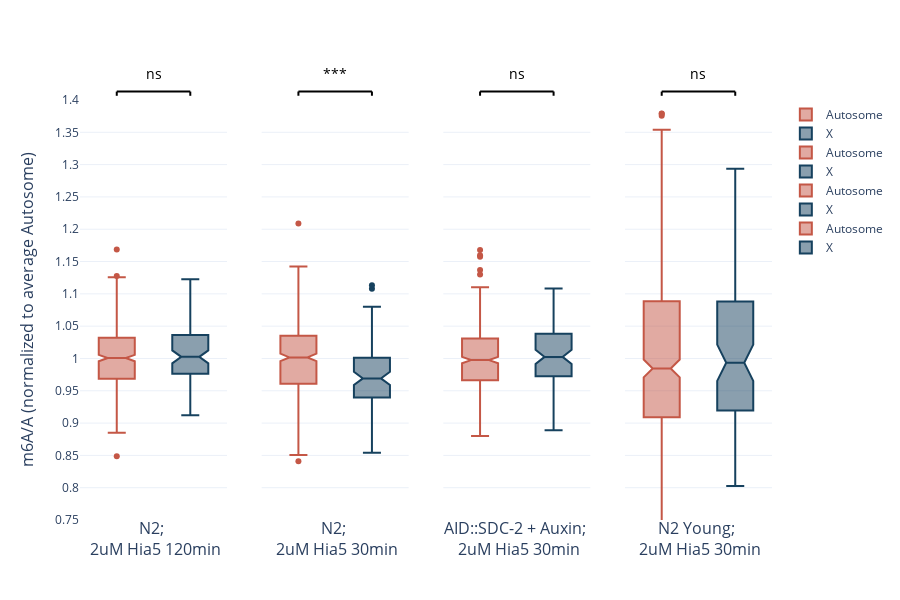

Notebook code cell kept with this figure:
### Code cell
# Plot the boxplot
marker_colors =["#c45746","#16415e"]

tube4_df = combined_regions.loc[combined_regions['condition']=="N2; 2uM Hia5 120min"]
tubeD_df = combined_regions.loc[combined_regions['condition']=="N2; 2uM Hia5 30min"]
tubeH_df = combined_regions.loc[combined_regions['condition']=="AID::SDC-2 + Auxin; 2uM Hia5 30min"]
tubeT_df = combined_regions.loc[combined_regions['condition']=="N2 Young; 2uM Hia5 30min"]


#fig=go.Figure()
# Source for subplot schema: https://stackoverflow.com/questions/55698429/different-box-plot-series-traces-within-plotly-subplots
# Tube 4
chr_type = "Autosome"
df_plot=tube4_df.loc[tube4_df['chr_type']==chr_type]
trace0 = go.Box(x=df_plot['condition']+" ", y=df_plot['norm_m6A_frac'],
                     notched=True,
                     name=chr_type, marker_color =marker_colors[0])

chr_type = "X"
df_plot=tube4_df.loc[tube4_df['chr_type']==chr_type]
trace1 = go.Box(x=df_plot['condition'], y=df_plot['norm_m6A_frac'],
                     notched=True,
                     name=chr_type, marker_color =marker_colors[1])

# Tube D
chr_type = "Autosome"
df_plot=tubeD_df.loc[tubeD_df['chr_type']==chr_type]
trace2 = go.Box(x=df_plot['condition']+" ", y=df_plot['norm_m6A_frac'],
                     notched=True,
                     name=chr_type, marker_color =marker_colors[0])

chr_type = "X"
df_plot=tubeD_df.loc[tubeD_df['chr_type']==chr_type]
trace3 = go.Box(x=df_plot['condition'], y=df_plot['norm_m6A_frac'],
                     notched=True,
                     name=chr_type, marker_color =marker_colors[1])

# Tube H
chr_type = "Autosome"
df_plot=tubeH_df.loc[tubeH_df['chr_type']==chr_type]
trace4 = go.Box(x=df_plot['condition']+" ", y=df_plot['norm_m6A_frac'],
                     notched=True,
                     name=chr_type, marker_color =marker_colors[0])

chr_type = "X"
df_plot=tubeH_df.loc[tubeH_df['chr_type']==chr_type]
trace5 = go.Box(x=df_plot['condition'], y=df_plot['norm_m6A_frac'],
                     notched=True,
                     name=chr_type, marker_color =marker_colors[1])

# Tube T
chr_type = "Autosome"
df_plot=tubeT_df.loc[tubeT_df['chr_type']==chr_type]
trace6 = go.Box(x=df_plot['condition']+" ", y=df_plot['norm_m6A_frac'],
                     notched=True,
                     name=chr_type, marker_color =marker_colors[0])

chr_type = "X"
df_plot=tubeT_df.loc[tubeT_df['chr_type']==chr_type]
trace7 = go.Box(x=df_plot['condition'], y=df_plot['norm_m6A_frac'],
                     notched=True,
                     name=chr_type, marker_color =marker_colors[1])

fig = make_subplots(rows=1, cols=4,
                    y_title = "m6A/A (normalized to average Autosome)",
                    shared_yaxes=True,
                    subplot_titles=("N2; <br> 2uM Hia5 120min", 
                                    "N2; <br> 2uM Hia5 30min", 
                                    "AID::SDC-2 + Auxin; <br> 2uM Hia5 30min",
                                    "N2 Young; <br> 2uM Hia5 30min"))
fig.append_trace(trace0, row = 1, col = 1)
fig.append_trace(trace1, row = 1, col = 1)
fig.append_trace(trace2, row = 1, col = 2)
fig.append_trace(trace3, row = 1, col = 2)
fig.append_trace(trace4, row = 1, col = 3)
fig.append_trace(trace5, row = 1, col = 3)
fig.append_trace(trace6, row = 1, col = 4)
fig.append_trace(trace7, row = 1, col = 4)
fig = add_p_value_annotation(fig, [[0,1]],0)
fig = add_p_value_annotation(fig, [[0,1]],2)
fig = add_p_value_annotation(fig, [[0,1]],3)
fig = add_p_value_annotation(fig, [[0,1]],4)
fig.update_yaxes(dtick=0.05)
fig.layout.annotations[0].update(y=-0.1)
fig.layout.annotations[1].update(y=-0.1)
fig.layout.annotations[2].update(y=-0.1)
fig.layout.annotations[3].update(y=-0.1)
fig['layout'].update(height = 600)
fig.update_layout(template="plotly_white")
fig.update_xaxes(showticklabels=False)
fig.update_yaxes(range=[0.75, 1.4])
    
#fig.update_layout(boxmode='group', xaxis_tickangle=0)
fig.show()

### Figure 1 — Plotly figure (JSON) as saved in the notebook; plotly's stock layout.template omitted (floating-point values rounded to 4 significant figures; data arrays with more than 128 entries replaced by an {"elided": "..."} marker saying what was removed)
{"data": [{"marker": {"color": "#c45746"}, "name": "Autosome", "notched": true, "type": "box", "x": {"elided": "415 str values"}, "xaxis": "x", "y": {"elided": "415 float values"}, "yaxis": "y"}, {"marker": {"color": "#16415e"}, "name": "X", "notched": true, "type": "box", "x": ["N2; 2uM Hia5 120min", "N2; 2uM Hia5 120min", "N2; 2uM Hia5 120min", "N2; 2uM Hia5 120min", "N2; 2uM Hia5 120min", "N2; 2uM Hia5 120min", "N2; 2uM Hia5 120min", "N2; 2uM Hia5 120min", "N2; 2uM Hia5 120min", "N2; 2uM Hia5 120min", "N2; 2uM Hia5 120min", "N2; 2uM Hia5 120min", "N2; 2uM Hia5 120min", "N2; 2uM Hia5 120min", "N2; 2uM Hia5 120min", "N2; 2uM Hia5 120min", "N2; 2uM Hia5 120min", "N2; 2uM Hia5 120min", "N2; 2uM Hia5 120min", "N2; 2uM Hia5 120min", "N2; 2uM Hia5 120min", "N2; 2uM Hia5 120min", "N2; 2uM Hia5 120min", "N2; 2uM Hia5 120min", "N2; 2uM Hia5 120min", "N2; 2uM Hia5 120min", "N2; 2uM Hia5 120min", "N2; 2uM Hia5 120min", "N2; 2uM Hia5 120min", "N2; 2uM Hia5 120min", "N2; 2uM Hia5 120min", "N2; 2uM Hia5 120min", "N2; 2uM Hia5 120min", "N2; 2uM Hia5 120min", "N2; 2uM Hia5 120min", "N2; 2uM Hia5 120min", "N2; 2uM Hia5 120min", "N2; 2uM Hia5 120min", "N2; 2uM Hia5 120min", "N2; 2uM Hia5 120min", "N2; 2uM Hia5 120min", "N2; 2uM Hia5 120min", "N2; 2uM Hia5 120min", "N2; 2uM Hia5 120min", "N2; 2uM Hia5 120min", "N2; 2uM Hia5 120min", "N2; 2uM Hia5 120min", "N2; 2uM Hia5 120min", "N2; 2uM Hia5 120min", "N2; 2uM Hia5 120min", "N2; 2uM Hia5 120min", "N2; 2uM Hia5 120min", "N2; 2uM Hia5 120min", "N2; 2uM Hia5 120min", "N2; 2uM Hia5 120min", "N2; 2uM Hia5 120min", "N2; 2uM Hia5 120min", "N2; 2uM Hia5 120min", "N2; 2uM Hia5 120min", "N2; 2uM Hia5 120min", "N2; 2uM Hia5 120min", "N2; 2uM Hia5 120min", "N2; 2uM Hia5 120min", "N2; 2uM Hia5 120min", "N2; 2uM Hia5 120min", "N2; 2uM Hia5 120min", "N2; 2uM Hia5 120min", "N2; 2uM Hia5 120min", "N2; 2uM Hia5 120min", "N2; 2uM Hia5 120min", "N2; 2uM Hia5 120min", "N2; 2uM Hia5 120min", "N2; 2uM Hia5 120min", "N2; 2uM Hia5 120min", "N2; 2uM Hia5 120min", "N2; 2uM Hia5 120min", "N2; 2uM Hia5 120min", "N2; 2uM Hia5 120min", "N2; 2uM Hia5 120min", "N2; 2uM Hia5 120min", "N2; 2uM Hia5 120min", "N2; 2uM Hia5 120min", "N2; 2uM Hia5 120min", "N2; 2uM Hia5 120min", "N2; 2uM Hia5 120min", "N2; 2uM Hia5 120min", "N2; 2uM Hia5 120min", "N2; 2uM Hia5 120min", "N2; 2uM Hia5 120min"], "xaxis": "x", "y": [0.9299, 0.974, 0.9802, 0.9571, 0.974, 1.04, 1.043, 0.9755, 1.044, 0.996, 0.9883, 1.048, 0.997, 0.9654, 1.016, 1.005, 1.019, 0.9958, 1.013, 0.9843, 1.047, 1.119, 1.053, 0.9981, 1.054, 0.9963, 0.9337, 0.9578, 0.9586, 1.074, 1.034, 1.002, 1.035, 1.056, 1.049, 0.9927, 1.03, 1.002, 0.9644, 1.015, 0.9835, 0.9767, 0.9927, 1.014, 1.008, 1.024, 1.058, 1.018, 0.9984, 0.9423, 1.053, 0.9519, 0.9834, 0.9579, 1.005, 1.123, 1.063, 1.094, 1.068, 1.066, 0.9756, 1.022, 0.9528, 1.002, 1.005, 0.9793, 1.009, 0.9624, 1.032, 0.9947, 1.061, 0.9548, 1.052, 0.9982, 1.002, 0.912, 1.011, 1.031, 0.9609, 0.9636, 1.031, 1.05, 1.059, 1.023, 0.9805, 0.9889, 0.9717, 0.9333, 1.014], "yaxis": "y"}, {"marker": {"color": "#c45746"}, "name": "Autosome", "notched": true, "type": "box", "x": {"elided": "415 str values"}, "xaxis": "x2", "y": {"elided": "415 float values"}, "yaxis": "y2"}, {"marker": {"color": "#16415e"}, "name": "X", "notched": true, "type": "box", "x": ["N2; 2uM Hia5 30min", "N2; 2uM Hia5 30min", "N2; 2uM Hia5 30min", "N2; 2uM Hia5 30min", "N2; 2uM Hia5 30min", "N2; 2uM Hia5 30min", "N2; 2uM Hia5 30min", "N2; 2uM Hia5 30min", "N2; 2uM Hia5 30min", "N2; 2uM Hia5 30min", "N2; 2uM Hia5 30min", "N2; 2uM Hia5 30min", "N2; 2uM Hia5 30min", "N2; 2uM Hia5 30min", "N2; 2uM Hia5 30min", "N2; 2uM Hia5 30min", "N2; 2uM Hia5 30min", "N2; 2uM Hia5 30min", "N2; 2uM Hia5 30min", "N2; 2uM Hia5 30min", "N2; 2uM Hia5 30min", "N2; 2uM Hia5 30min", "N2; 2uM Hia5 30min", "N2; 2uM Hia5 30min", "N2; 2uM Hia5 30min", "N2; 2uM Hia5 30min", "N2; 2uM Hia5 30min", "N2; 2uM Hia5 30min", "N2; 2uM Hia5 30min", "N2; 2uM Hia5 30min", "N2; 2uM Hia5 30min", "N2; 2uM Hia5 30min", "N2; 2uM Hia5 30min", "N2; 2uM Hia5 30min", "N2; 2uM Hia5 30min", "N2; 2uM Hia5 30min", "N2; 2uM Hia5 30min", "N2; 2uM Hia5 30min", "N2; 2uM Hia5 30min", "N2; 2uM Hia5 30min", "N2; 2uM Hia5 30min", "N2; 2uM Hia5 30min", "N2; 2uM Hia5 30min", "N2; 2uM Hia5 30min", "N2; 2uM Hia5 30min", "N2; 2uM Hia5 30min", "N2; 2uM Hia5 30min", "N2; 2uM Hia5 30min", "N2; 2uM Hia5 30min", "N2; 2uM Hia5 30min", "N2; 2uM Hia5 30min", "N2; 2uM Hia5 30min", "N2; 2uM Hia5 30min", "N2; 2uM Hia5 30min", "N2; 2uM Hia5 30min", "N2; 2uM Hia5 30min", "N2; 2uM Hia5 30min", "N2; 2uM Hia5 30min", "N2; 2uM Hia5 30min", "N2; 2uM Hia5 30min", "N2; 2uM Hia5 30min", "N2; 2uM Hia5 30min", "N2; 2uM Hia5 30min", "N2; 2uM Hia5 30min", "N2; 2uM Hia5 30min", "N2; 2uM Hia5 30min", "N2; 2uM Hia5 30min", "N2; 2uM Hia5 30min", "N2; 2uM Hia5 30min", "N2; 2uM Hia5 30min", "N2; 2uM Hia5 30min", "N2; 2uM Hia5 30min", "N2; 2uM Hia5 30min", "N2; 2uM Hia5 30min", "N2; 2uM Hia5 30min", "N2; 2uM Hia5 30min", "N2; 2uM Hia5 30min", "N2; 2uM Hia5 30min", "N2; 2uM Hia5 30min", "N2; 2uM Hia5 30min", "N2; 2uM Hia5 30min", "N2; 2uM Hia5 30min", "N2; 2uM Hia5 30min", "N2; 2uM Hia5 30min", "N2; 2uM Hia5 30min", "N2; 2uM Hia5 30min", "N2; 2uM Hia5 30min", "N2; 2uM Hia5 30min", "N2; 2uM Hia5 30min"], "xaxis": "x2", "y": [0.9846, 1.019, 0.9789, 0.9964, 1.043, 0.9307, 0.9405, 0.9421, 0.9916, 0.9251, 0.9409, 0.8937, 0.9901, 0.978, 1.041, 0.8993, 0.984, 0.9714, 0.8979, 0.9527, 0.9628, 1.012, 0.9865, 1.004, 0.9456, 0.996, 0.9907, 1.021, 0.9816, 0.9572, 0.8924, 0.9611, 0.9883, 0.9807, 0.9339, 0.9587, 0.9534, 0.9849, 0.9691, 0.9403, 0.9681, 0.9497, 0.9552, 0.888, 0.8539, 0.8886, 1.059, 1.073, 0.9593, 0.9987, 1.025, 0.9663, 0.9706, 0.9662, 1.008, 1.0, 1.113, 1.011, 0.9166, 0.934, 0.9938, 1.08, 1.078, 0.8633, 0.8821, 0.9542, 0.9868, 0.9326, 0.914, 0.932, 1.062, 0.9528, 0.9481, 0.9972, 1.033, 0.9378, 1.042, 0.9994, 1.058, 0.922, 1.009, 1.068, 1.108, 1.071, 0.9507, 0.8965, 0.9261, 0.9442, 0.9347], "yaxis": "y2"}, {"marker": {"color": "#c45746"}, "name": "Autosome", "notched": true, "type": "box", "x": {"elided": "415 str values"}, "xaxis": "x3", "y": {"elided": "415 float values"}, "yaxis": "y3"}, {"marker": {"color": "#16415e"}, "name": "X", "notched": true, "type": "box", "x": ["AID::SDC-2 + Auxin; 2uM Hia5 30min", "AID::SDC-2 + Auxin; 2uM Hia5 30min", "AID::SDC-2 + Auxin; 2uM Hia5 30min", "AID::SDC-2 + Auxin; 2uM Hia5 30min", "AID::SDC-2 + Auxin; 2uM Hia5 30min", "AID::SDC-2 + Auxin; 2uM Hia5 30min", "AID::SDC-2 + Auxin; 2uM Hia5 30min", "AID::SDC-2 + Auxin; 2uM Hia5 30min", "AID::SDC-2 + Auxin; 2uM Hia5 30min", "AID::SDC-2 + Auxin; 2uM Hia5 30min", "AID::SDC-2 + Auxin; 2uM Hia5 30min", "AID::SDC-2 + Auxin; 2uM Hia5 30min", "AID::SDC-2 + Auxin; 2uM Hia5 30min", "AID::SDC-2 + Auxin; 2uM Hia5 30min", "AID::SDC-2 + Auxin; 2uM Hia5 30min", "AID::SDC-2 + Auxin; 2uM Hia5 30min", "AID::SDC-2 + Auxin; 2uM Hia5 30min", "AID::SDC-2 + Auxin; 2uM Hia5 30min", "AID::SDC-2 + Auxin; 2uM Hia5 30min", "AID::SDC-2 + Auxin; 2uM Hia5 30min", "AID::SDC-2 + Auxin; 2uM Hia5 30min", "AID::SDC-2 + Auxin; 2uM Hia5 30min", "AID::SDC-2 + Auxin; 2uM Hia5 30min", "AID::SDC-2 + Auxin; 2uM Hia5 30min", "AID::SDC-2 + Auxin; 2uM Hia5 30min", "AID::SDC-2 + Auxin; 2uM Hia5 30min", "AID::SDC-2 + Auxin; 2uM Hia5 30min", "AID::SDC-2 + Auxin; 2uM Hia5 30min", "AID::SDC-2 + Auxin; 2uM Hia5 30min", "AID::SDC-2 + Auxin; 2uM Hia5 30min", "AID::SDC-2 + Auxin; 2uM Hia5 30min", "AID::SDC-2 + Auxin; 2uM Hia5 30min", "AID::SDC-2 + Auxin; 2uM Hia5 30min", "AID::SDC-2 + Auxin; 2uM Hia5 30min", "AID::SDC-2 + Auxin; 2uM Hia5 30min", "AID::SDC-2 + Auxin; 2uM Hia5 30min", "AID::SDC-2 + Auxin; 2uM Hia5 30min", "AID::SDC-2 + Auxin; 2uM Hia5 30min", "AID::SDC-2 + Auxin; 2uM Hia5 30min", "AID::SDC-2 + Auxin; 2uM Hia5 30min", "AID::SDC-2 + Auxin; 2uM Hia5 30min", "AID::SDC-2 + Auxin; 2uM Hia5 30min", "AID::SDC-2 + Auxin; 2uM Hia5 30min", "AID::SDC-2 + Auxin; 2uM Hia5 30min", "AID::SDC-2 + Auxin; 2uM Hia5 30min", "AID::SDC-2 + Auxin; 2uM Hia5 30min", "AID::SDC-2 + Auxin; 2uM Hia5 30min", "AID::SDC-2 + Auxin; 2uM Hia5 30min", "AID::SDC-2 + Auxin; 2uM Hia5 30min", "AID::SDC-2 + Auxin; 2uM Hia5 30min", "AID::SDC-2 + Auxin; 2uM Hia5 30min", "AID::SDC-2 + Auxin; 2uM Hia5 30min", "AID::SDC-2 + Auxin; 2uM Hia5 30min", "AID::SDC-2 + Auxin; 2uM Hia5 30min", "AID::SDC-2 + Auxin; 2uM Hia5 30min", "AID::SDC-2 + Auxin; 2uM Hia5 30min", "AID::SDC-2 + Auxin; 2uM Hia5 30min", "AID::SDC-2 + Auxin; 2uM Hia5 30min", "AID::SDC-2 + Auxin; 2uM Hia5 30min", "AID::SDC-2 + Auxin; 2uM Hia5 30min", "AID::SDC-2 + Auxin; 2uM Hia5 30min", "AID::SDC-2 + Auxin; 2uM Hia5 30min", "AID::SDC-2 + Auxin; 2uM Hia5 30min", "AID::SDC-2 + Auxin; 2uM Hia5 30min", "AID::SDC-2 + Auxin; 2uM Hia5 30min", "AID::SDC-2 + Auxin; 2uM Hia5 30min", "AID::SDC-2 + Auxin; 2uM Hia5 30min", "AID::SDC-2 + Auxin; 2uM Hia5 30min", "AID::SDC-2 + Auxin; 2uM Hia5 30min", "AID::SDC-2 + Auxin; 2uM Hia5 30min", "AID::SDC-2 + Auxin; 2uM Hia5 30min", "AID::SDC-2 + Auxin; 2uM Hia5 30min", "AID::SDC-2 + Auxin; 2uM Hia5 30min", "AID::SDC-2 + Auxin; 2uM Hia5 30min", "AID::SDC-2 + Auxin; 2uM Hia5 30min", "AID::SDC-2 + Auxin; 2uM Hia5 30min", "AID::SDC-2 + Auxin; 2uM Hia5 30min", "AID::SDC-2 + Auxin; 2uM Hia5 30min", "AID::SDC-2 + Auxin; 2uM Hia5 30min", "AID::SDC-2 + Auxin; 2uM Hia5 30min", "AID::SDC-2 + Auxin; 2uM Hia5 30min", "AID::SDC-2 + Auxin; 2uM Hia5 30min", "AID::SDC-2 + Auxin; 2uM Hia5 30min", "AID::SDC-2 + Auxin; 2uM Hia5 30min", "AID::SDC-2 + Auxin; 2uM Hia5 30min", "AID::SDC-2 + Auxin; 2uM Hia5 30min", "AID::SDC-2 + Auxin; 2uM Hia5 30min", "AID::SDC-2 + Auxin; 2uM Hia5 30min", "AID::SDC-2 + Auxin; 2uM Hia5 30min"], "xaxis": "x3", "y": [0.9539, 0.9911, 0.9785, 0.9555, 0.9744, 1.008, 1.068, 0.9882, 0.9565, 0.9482, 1.004, 0.9686, 0.9695, 1.002, 0.9907, 0.9577, 1.06, 1.08, 1.061, 1.004, 0.9984, 1.02, 1.03, 1.057, 1.043, 1.02, 0.971, 0.9638, 1.002, 1.001, 1.003, 1.016, 1.001, 0.9854, 0.9729, 1.023, 0.965, 0.9925, 0.9591, 0.99, 0.9957, 0.9762, 1.04, 0.9704, 0.9528, 0.9326, 0.9698, 1.004, 1.005, 1.004, 0.917, 0.9623, 1.015, 0.9975, 0.9641, 1.042, 1.02, 1.007, 1.041, 1.064, 1.014, 0.988, 0.9839, 0.9505, 1.045, 1.033, 1.064, 1.041, 0.9805, 0.9855, 0.9002, 0.8888, 1.041, 1.098, 1.08, 1.108, 1.077, 1.066, 1.029, 1.019, 0.9626, 1.079, 1.012, 1.003, 1.038, 1.081, 0.9846, 0.9895, 1.053], "yaxis": "y3"}, {"marker": {"color": "#c45746"}, "name": "Autosome", "notched": true, "type": "box", "x": {"elided": "415 str values"}, "xaxis": "x4", "y": {"elided": "415 float values"}, "yaxis": "y4"}, {"marker": {"color": "#16415e"}, "name": "X", "notched": true, "type": "box", "x": ["N2 Young; 2uM Hia5 30min", "N2 Young; 2uM Hia5 30min", "N2 Young; 2uM Hia5 30min", "N2 Young; 2uM Hia5 30min", "N2 Young; 2uM Hia5 30min", "N2 Young; 2uM Hia5 30min", "N2 Young; 2uM Hia5 30min", "N2 Young; 2uM Hia5 30min", "N2 Young; 2uM Hia5 30min", "N2 Young; 2uM Hia5 30min", "N2 Young; 2uM Hia5 30min", "N2 Young; 2uM Hia5 30min", "N2 Young; 2uM Hia5 30min", "N2 Young; 2uM Hia5 30min", "N2 Young; 2uM Hia5 30min", "N2 Young; 2uM Hia5 30min", "N2 Young; 2uM Hia5 30min", "N2 Young; 2uM Hia5 30min", "N2 Young; 2uM Hia5 30min", "N2 Young; 2uM Hia5 30min", "N2 Young; 2uM Hia5 30min", "N2 Young; 2uM Hia5 30min", "N2 Young; 2uM Hia5 30min", "N2 Young; 2uM Hia5 30min", "N2 Young; 2uM Hia5 30min", "N2 Young; 2uM Hia5 30min", "N2 Young; 2uM Hia5 30min", "N2 Young; 2uM Hia5 30min", "N2 Young; 2uM Hia5 30min", "N2 Young; 2uM Hia5 30min", "N2 Young; 2uM Hia5 30min", "N2 Young; 2uM Hia5 30min", "N2 Young; 2uM Hia5 30min", "N2 Young; 2uM Hia5 30min", "N2 Young; 2uM Hia5 30min", "N2 Young; 2uM Hia5 30min", "N2 Young; 2uM Hia5 30min", "N2 Young; 2uM Hia5 30min", "N2 Young; 2uM Hia5 30min", "N2 Young; 2uM Hia5 30min", "N2 Young; 2uM Hia5 30min", "N2 Young; 2uM Hia5 30min", "N2 Young; 2uM Hia5 30min", "N2 Young; 2uM Hia5 30min", "N2 Young; 2uM Hia5 30min", "N2 Young; 2uM Hia5 30min", "N2 Young; 2uM Hia5 30min", "N2 Young; 2uM Hia5 30min", "N2 Young; 2uM Hia5 30min", "N2 Young; 2uM Hia5 30min", "N2 Young; 2uM Hia5 30min", "N2 Young; 2uM Hia5 30min", "N2 Young; 2uM Hia5 30min", "N2 Young; 2uM Hia5 30min", "N2 Young; 2uM Hia5 30min", "N2 Young; 2uM Hia5 30min", "N2 Young; 2uM Hia5 30min", "N2 Young; 2uM Hia5 30min", "N2 Young; 2uM Hia5 30min", "N2 Young; 2uM Hia5 30min", "N2 Young; 2uM Hia5 30min", "N2 Young; 2uM Hia5 30min", "N2 Young; 2uM Hia5 30min", "N2 Young; 2uM Hia5 30min", "N2 Young; 2uM Hia5 30min", "N2 Young; 2uM Hia5 30min", "N2 Young; 2uM Hia5 30min", "N2 Young; 2uM Hia5 30min", "N2 Young; 2uM Hia5 30min", "N2 Young; 2uM Hia5 30min", "N2 Young; 2uM Hia5 30min", "N2 Young; 2uM Hia5 30min", "N2 Young; 2uM Hia5 30min", "N2 Young; 2uM Hia5 30min", "N2 Young; 2uM Hia5 30min", "N2 Young; 2uM Hia5 30min", "N2 Young; 2uM Hia5 30min", "N2 Young; 2uM Hia5 30min", "N2 Young; 2uM Hia5 30min", "N2 Young; 2uM Hia5 30min", "N2 Young; 2uM Hia5 30min", "N2 Young; 2uM Hia5 30min", "N2 Young; 2uM Hia5 30min", "N2 Young; 2uM Hia5 30min", "N2 Young; 2uM Hia5 30min", "N2 Young; 2uM Hia5 30min", "N2 Young; 2uM Hia5 30min", "N2 Young; 2uM Hia5 30min", "N2 Young; 2uM Hia5 30min"], "xaxis": "x4", "y": [0.8777, 1.023, 0.9112, 0.9655, 1.085, 0.9426, 1.293, 1.002, 0.9859, 1.03, 0.8228, 0.9781, 1.064, 1.097, 1.078, 0.9842, 0.9753, 0.9557, 1.149, 0.882, 0.9502, 1.065, 0.9934, 0.8095, 1.123, 1.033, 1.12, 0.8959, 1.099, 0.8689, 0.8025, 0.9085, 1.07, 1.153, 1.019, 0.827, 0.9829, 0.9343, 1.031, 0.8585, 0.8029, 1.005, 0.9793, 0.884, 1.127, 1.1, 1.074, 1.038, 0.9318, 0.9224, 0.8498, 0.9981, 1.058, 1.223, 0.9579, 0.8667, 0.9773, 0.8123, 0.8364, 1.187, 0.9735, 0.8556, 0.9308, 1.18, 1.029, 1.227, 1.029, 1.186, 1.036, 0.9239, 1.132, 0.8559, 1.181, 1.236, 1.076, 1.137, 1.265, 1.186, 1.06, 1.1, 0.9082, 0.9777, 1.019, 0.9611, 0.957, 0.8624, 1.174, 0.9009, 0.9724], "yaxis": "y4"}], "layout": {"annotations": [{"font": {"size": 16}, "showarrow": false, "text": "N2; <br> 2uM Hia5 120min", "x": 0.1062, "xanchor": "center", "xref": "paper", "y": -0.1, "yanchor": "bottom", "yref": "paper"}, {"font": {"size": 16}, "showarrow": false, "text": "N2; <br> 2uM Hia5 30min", "x": 0.3688, "xanchor": "center", "xref": "paper", "y": -0.1, "yanchor": "bottom", "yref": "paper"}, {"font": {"size": 16}, "showarrow": false, "text": "AID::SDC-2 + Auxin; <br> 2uM Hia5 30min", "x": 0.6313, "xanchor": "center", "xref": "paper", "y": -0.1, "yanchor": "bottom", "yref": "paper"}, {"font": {"size": 16}, "showarrow": false, "text": "N2 Young; <br> 2uM Hia5 30min", "x": 0.8938, "xanchor": "center", "xref": "paper", "y": -0.1, "yanchor": "bottom", "yref": "paper"}, {"font": {"size": 16}, "showarrow": false, "text": "m6A/A (normalized to average Autosome)", "textangle": -90, "x": 0, "xanchor": "right", "xref": "paper", "xshift": -40, "y": 0.5, "yanchor": "middle", "yref": "paper"}, {"font": {"color": "black", "size": 14}, "showarrow": false, "text": "ns", "textangle": 0, "x": 0.5, "xref": "x", "y": 1.091, "yref": "y domain"}, {"font": {"color": "black", "size": 14}, "showarrow": false, "text": "***", "textangle": 0, "x": 0.5, "xref": "x2", "y": 1.091, "yref": "y2 domain"}, {"font": {"color": "black", "size": 14}, "showarrow": false, "text": "ns", "textangle": 0, "x": 0.5, "xref": "x3", "y": 1.091, "yref": "y3 domain"}, {"font": {"color": "black", "size": 14}, "showarrow": false, "text": "ns", "textangle": 0, "x": 0.5, "xref": "x4", "y": 1.091, "yref": "y4 domain"}], "height": 600, "shapes": [{"line": {"color": "black", "width": 2}, "type": "line", "x0": 0, "x1": 0, "xref": "x", "y0": 1.01, "y1": 1.02, "yref": "y domain"}, {"line": {"color": "black", "width": 2}, "type": "line", "x0": 0, "x1": 1, "xref": "x", "y0": 1.02, "y1": 1.02, "yref": "y domain"}, {"line": {"color": "black", "width": 2}, "type": "line", "x0": 1, "x1": 1, "xref": "x", "y0": 1.01, "y1": 1.02, "yref": "y domain"}, {"line": {"color": "black", "width": 2}, "type": "line", "x0": 0, "x1": 0, "xref": "x2", "y0": 1.01, "y1": 1.02, "yref": "y2 domain"}, {"line": {"color": "black", "width": 2}, "type": "line", "x0": 0, "x1": 1, "xref": "x2", "y0": 1.02, "y1": 1.02, "yref": "y2 domain"}, {"line": {"color": "black", "width": 2}, "type": "line", "x0": 1, "x1": 1, "xref": "x2", "y0": 1.01, "y1": 1.02, "yref": "y2 domain"}, {"line": {"color": "black", "width": 2}, "type": "line", "x0": 0, "x1": 0, "xref": "x3", "y0": 1.01, "y1": 1.02, "yref": "y3 domain"}, {"line": {"color": "black", "width": 2}, "type": "line", "x0": 0, "x1": 1, "xref": "x3", "y0": 1.02, "y1": 1.02, "yref": "y3 domain"}, {"line": {"color": "black", "width": 2}, "type": "line", "x0": 1, "x1": 1, "xref": "x3", "y0": 1.01, "y1": 1.02, "yref": "y3 domain"}, {"line": {"color": "black", "width": 2}, "type": "line", "x0": 0, "x1": 0, "xref": "x4", "y0": 1.01, "y1": 1.02, "yref": "y4 domain"}, {"line": {"color": "black", "width": 2}, "type": "line", "x0": 0, "x1": 1, "xref": "x4", "y0": 1.02, "y1": 1.02, "yref": "y4 domain"}, {"line": {"color": "black", "width": 2}, "type": "line", "x0": 1, "x1": 1, "xref": "x4", "y0": 1.01, "y1": 1.02, "yref": "y4 domain"}], "xaxis": {"anchor": "y", "domain": [0, 0.2125], "showticklabels": false}, "xaxis2": {"anchor": "y2", "domain": [0.2625, 0.475], "showticklabels": false}, "xaxis3": {"anchor": "y3", "domain": [0.525, 0.7375], "showticklabels": false}, "xaxis4": {"anchor": "y4", "domain": [0.7875, 1], "showticklabels": false}, "yaxis": {"anchor": "x", "domain": [0, 1], "dtick": 0.05, "range": [0.75, 1.4]}, "yaxis2": {"anchor": "x2", "domain": [0, 1], "dtick": 0.05, "matches": "y", "range": [0.75, 1.4], "showticklabels": false}, "yaxis3": {"anchor": "x3", "domain": [0, 1], "dtick": 0.05, "matches": "y", "range": [0.75, 1.4], "showticklabels": false}, "yaxis4": {"anchor": "x4", "domain": [0, 1], "dtick": 0.05, "matches": "y", "range": [0.75, 1.4], "showticklabels": false}}}
